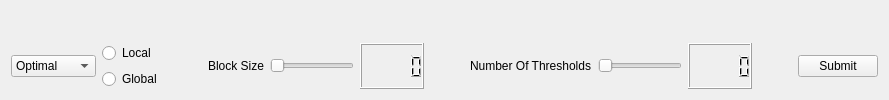
          <widget class="QWidget" name="Thresholing">
           <layout class="QVBoxLayout" name="verticalLayout_40">
            <item>
             <layout class="QHBoxLayout" name="horizontalLayout_37">
              <item>
               <widget class="QLabel" name="before_thresholding_image">
                <property name="text">
                 <string/>
                </property>
               </widget>
              </item>
              <item>
               <widget class="QLabel" name="after_thresholding_image">
                <property name="text">
                 <string/>
                </property>
               </widget>
              </item>
             </layout>
            </item>
            <item>
             <layout class="QHBoxLayout" name="horizontalLayout_38">
              <item>
               <widget class="QComboBox" name="thresholding_combobox">
                <item>
                 <property name="text">
                  <string>Optimal</string>
                 </property>
                </item>
                <item>
                 <property name="text">
                  <string>Otsu</string>
                 </property>
                </item>
                <item>
                 <property name="text">
                  <string>Multi-level</string>
                 </property>
                </item>
               </widget>
              </item>
              <item>
               <layout class="QVBoxLayout" name="verticalLayout_41">
                <item>
                 <widget class="QRadioButton" name="local_radio_btn">
                  <property name="text">
                   <string>Local</string>
                  </property>
                 </widget>
                </item>
                <item>
                 <widget class="QRadioButton" name="global_radio_btn">
                  <property name="text">
                   <string>Global</string>
                  </property>
                 </widget>
                </item>
               </layout>
              </item>
              <item>
               <spacer name="horizontalSpacer_18">
                <property name="orientation">
                 <enum>Qt::Horizontal</enum>
                </property>
                <property name="sizeHint" stdset="0">
                 <size>
                  <width>40</width>
                  <height>20</height>
                 </size>
                </property>
               </spacer>
              </item>
              <item>
               <widget class="QLabel" name="block_size_label">
                <property name="text">
                 <string>Block Size</string>
                </property>
               </widget>
              </item>
              <item>
               <widget class="QSlider" name="block_size_slider">
                <property name="orientation">
                 <enum>Qt::Horizontal</enum>
                </property>
               </widget>
              </item>
              <item>
               <widget class="QLCDNumber" name="block_size_lcd"/>
              </item>
              <item>
               <spacer name="horizontalSpacer_21">
                <property name="orientation">
                 <enum>Qt::Horizontal</enum>
                </property>
                <property name="sizeHint" stdset="0">
                 <size>
                  <width>40</width>
                  <height>20</height>
                 </size>
                </property>
               </spacer>
              </item>
              <item>
               <widget class="QLabel" name="num_thresholds_label">
                <property name="text">
                 <string>Number Of Thresholds</string>
                </property>
               </widget>
              </item>
              <item>
               <widget class="QSlider" name="num_thresholds_slider">
                <property name="orientation">
                 <enum>Qt::Horizontal</enum>
                </property>
               </widget>
              </item>
              <item>
               <widget class="QLCDNumber" name="num_thresholds_lcd"/>
              </item>
              <item>
               <spacer name="horizontalSpacer_19">
                <property name="orientation">
                 <enum>Qt::Horizontal</enum>
                </property>
                <property name="sizeHint" stdset="0">
                 <size>
                  <width>40</width>
                  <height>20</height>
                 </size>
                </property>
               </spacer>
              </item>
              <item>
               <widget class="QPushButton" name="submit_thresholding_btn">
                <property name="text">
                 <string>Submit</string>
                </property>
               </widget>
              </item>
             </layout>
            </item>
           </layout>
          </widget>
